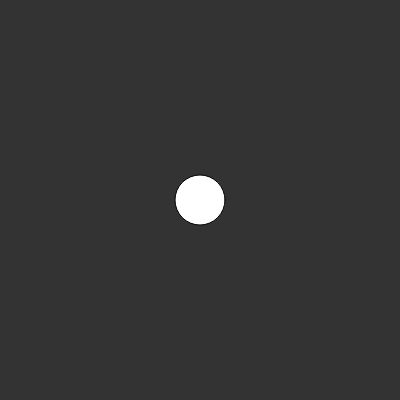
Frame 1 (no input)
Frame 60 (no input): identical to frame 1, image omitted
Frame 120 (the mouse pressed at the canvas centre since frame 60): identical to frame 1, image omitted

The p5.js sketch that drew this single still picture (run headless with seeded random() and noise() and a simulated clock; from frame 60 on, the mouse is pressed at the canvas centre):

// p5.js sketch
// ── sketch.js
function setup() {
    createCanvas(400, 400);
}

function draw() {
    background(51);
    ellipse(200, 200, 50, 50);
}
